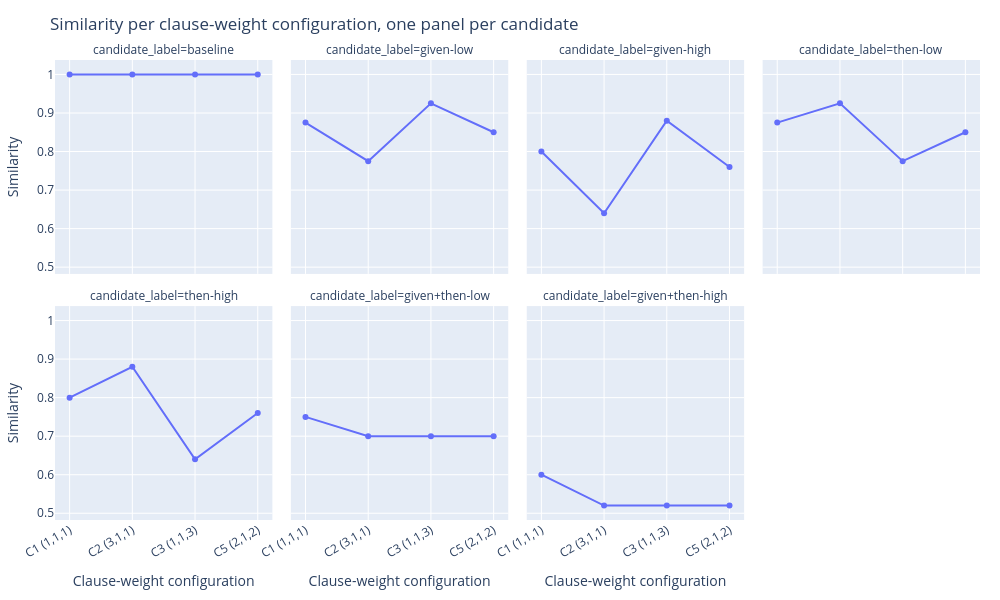

Source (notebook cell):
### Code cell
# ensure df_plot has the candidate_label and clause_regime columns
df_plot = df_w.copy()

# labels técnicos (mesmo mapeamento usado nas células anteriores)
label_map = {
    "cand_baseline":          "baseline",
    "cand_given_low":         "given-low",
    "cand_given_high":        "given-high",
    "cand_then_low":          "then-low",
    "cand_then_high":         "then-high",
    "cand_given_then_low":    "given+then-low",
    "cand_given_then_high":   "given+then-high",
    "cand_when_high":         "when-high",
}
candidate_order = [
    "baseline",
    "given-low",
    "given-high",
    "then-low",
    "then-high",
    "given+then-low",
    "given+then-high",
    "when-high",
]

df_plot["candidate_label"] = df_plot["candidate_name"].map(label_map).fillna(df_plot["candidate_name"])
df_plot["candidate_label"] = pd.Categorical(
    df_plot["candidate_label"],
    categories=candidate_order,
    ordered=True
)

# ensure clause_regime exists (same mapping as used before)
config_map = {
    (1.0, 1.0, 1.0): "C1 (1,1,1)",
    (3.0, 1.0, 1.0): "C2 (3,1,1)",
    (1.0, 1.0, 3.0): "C3 (1,1,3)",
    (1.0, 3.0, 1.0): "C4 (1,3,1)",
    (2.0, 1.0, 2.0): "C5 (2,1,2)",
}
def label_clause_config(row):
    key = (row["w_given"], row["w_when"], row["w_then"])
    return config_map.get(
        key,
        f"({row['w_given']:.1g},{row['w_when']:.1g},{row['w_then']:.1g})"
    )

df_plot["clause_regime"] = df_plot.apply(label_clause_config, axis=1)

fig = px.line(
    df_plot,
    x="clause_regime",
    y="similarity_result",
    facet_col="candidate_label",
    facet_col_wrap=4,
    markers=True,
    labels={
        "clause_regime": "Clause-weight configuration",
        "similarity_result": "Similarity"
    },
    title="Similarity per clause-weight configuration, one panel per candidate"
)

fig.update_traces(mode="lines+markers")

fig.update_layout(
    width=1000,
    height=600,
    margin=dict(l=40, r=20, t=60, b=80),
)

# gira os rótulos do eixo x em todos os facets
fig.for_each_xaxis(lambda ax: ax.update(tickangle=-30))

fig.show()

### Figure 1 — Plotly figure (JSON) as saved in the notebook; plotly's stock layout.template omitted (floating-point values rounded to 4 significant figures)
{"data": [{"hovertemplate": "candidate_label=baseline<br>Clause-weight configuration=%{x}<br>Similarity=%{y}<extra></extra>", "legendgroup": "", "line": {"color": "#636efa", "dash": "solid"}, "marker": {"symbol": "circle"}, "mode": "lines+markers", "name": "", "orientation": "v", "showlegend": false, "type": "scatter", "x": ["C1 (1,1,1)", "C2 (3,1,1)", "C3 (1,1,3)", "C5 (2,1,2)"], "xaxis": "x5", "y": [1.0, 1.0, 1.0, 1.0], "yaxis": "y5"}, {"hovertemplate": "candidate_label=given-low<br>Clause-weight configuration=%{x}<br>Similarity=%{y}<extra></extra>", "legendgroup": "", "line": {"color": "#636efa", "dash": "solid"}, "marker": {"symbol": "circle"}, "mode": "lines+markers", "name": "", "orientation": "v", "showlegend": false, "type": "scatter", "x": ["C1 (1,1,1)", "C2 (3,1,1)", "C3 (1,1,3)", "C5 (2,1,2)"], "xaxis": "x6", "y": [0.875, 0.775, 0.925, 0.85], "yaxis": "y6"}, {"hovertemplate": "candidate_label=given-high<br>Clause-weight configuration=%{x}<br>Similarity=%{y}<extra></extra>", "legendgroup": "", "line": {"color": "#636efa", "dash": "solid"}, "marker": {"symbol": "circle"}, "mode": "lines+markers", "name": "", "orientation": "v", "showlegend": false, "type": "scatter", "x": ["C1 (1,1,1)", "C2 (3,1,1)", "C3 (1,1,3)", "C5 (2,1,2)"], "xaxis": "x7", "y": [0.8, 0.64, 0.88, 0.76], "yaxis": "y7"}, {"hovertemplate": "candidate_label=then-low<br>Clause-weight configuration=%{x}<br>Similarity=%{y}<extra></extra>", "legendgroup": "", "line": {"color": "#636efa", "dash": "solid"}, "marker": {"symbol": "circle"}, "mode": "lines+markers", "name": "", "orientation": "v", "showlegend": false, "type": "scatter", "x": ["C1 (1,1,1)", "C2 (3,1,1)", "C3 (1,1,3)", "C5 (2,1,2)"], "xaxis": "x8", "y": [0.875, 0.925, 0.775, 0.85], "yaxis": "y8"}, {"hovertemplate": "candidate_label=then-high<br>Clause-weight configuration=%{x}<br>Similarity=%{y}<extra></extra>", "legendgroup": "", "line": {"color": "#636efa", "dash": "solid"}, "marker": {"symbol": "circle"}, "mode": "lines+markers", "name": "", "orientation": "v", "showlegend": false, "type": "scatter", "x": ["C1 (1,1,1)", "C2 (3,1,1)", "C3 (1,1,3)", "C5 (2,1,2)"], "xaxis": "x", "y": [0.8, 0.88, 0.64, 0.76], "yaxis": "y"}, {"hovertemplate": "candidate_label=given+then-low<br>Clause-weight configuration=%{x}<br>Similarity=%{y}<extra></extra>", "legendgroup": "", "line": {"color": "#636efa", "dash": "solid"}, "marker": {"symbol": "circle"}, "mode": "lines+markers", "name": "", "orientation": "v", "showlegend": false, "type": "scatter", "x": ["C1 (1,1,1)", "C2 (3,1,1)", "C3 (1,1,3)", "C5 (2,1,2)"], "xaxis": "x2", "y": [0.75, 0.7, 0.7, 0.7], "yaxis": "y2"}, {"hovertemplate": "candidate_label=given+then-high<br>Clause-weight configuration=%{x}<br>Similarity=%{y}<extra></extra>", "legendgroup": "", "line": {"color": "#636efa", "dash": "solid"}, "marker": {"symbol": "circle"}, "mode": "lines+markers", "name": "", "orientation": "v", "showlegend": false, "type": "scatter", "x": ["C1 (1,1,1)", "C2 (3,1,1)", "C3 (1,1,3)", "C5 (2,1,2)"], "xaxis": "x3", "y": [0.6, 0.52, 0.52, 0.52], "yaxis": "y3"}], "layout": {"annotations": [{"font": {}, "showarrow": false, "text": "candidate_label=then-high", "x": 0.1175, "xanchor": "center", "xref": "paper", "y": 0.465, "yanchor": "bottom", "yref": "paper"}, {"font": {}, "showarrow": false, "text": "candidate_label=given+then-low", "x": 0.3725, "xanchor": "center", "xref": "paper", "y": 0.465, "yanchor": "bottom", "yref": "paper"}, {"font": {}, "showarrow": false, "text": "candidate_label=given+then-high", "x": 0.6275, "xanchor": "center", "xref": "paper", "y": 0.465, "yanchor": "bottom", "yref": "paper"}, {"font": {}, "showarrow": false, "text": "candidate_label=baseline", "x": 0.1175, "xanchor": "center", "xref": "paper", "y": 1.0, "yanchor": "bottom", "yref": "paper"}, {"font": {}, "showarrow": false, "text": "candidate_label=given-low", "x": 0.3725, "xanchor": "center", "xref": "paper", "y": 1.0, "yanchor": "bottom", "yref": "paper"}, {"font": {}, "showarrow": false, "text": "candidate_label=given-high", "x": 0.6275, "xanchor": "center", "xref": "paper", "y": 1.0, "yanchor": "bottom", "yref": "paper"}, {"font": {}, "showarrow": false, "text": "candidate_label=then-low", "x": 0.8825, "xanchor": "center", "xref": "paper", "y": 1.0, "yanchor": "bottom", "yref": "paper"}], "height": 600, "legend": {"tracegroupgap": 0}, "margin": {"b": 80, "l": 40, "r": 20, "t": 60}, "title": {"text": "Similarity per clause-weight configuration, one panel per candidate"}, "width": 1000, "xaxis": {"anchor": "y", "domain": [0, 0.235], "tickangle": -30, "title": {"text": "Clause-weight configuration"}}, "xaxis2": {"anchor": "y2", "domain": [0.255, 0.49], "matches": "x", "tickangle": -30, "title": {"text": "Clause-weight configuration"}}, "xaxis3": {"anchor": "y3", "domain": [0.51, 0.745], "matches": "x", "tickangle": -30, "title": {"text": "Clause-weight configuration"}}, "xaxis4": {"anchor": "y4", "domain": [0.765, 1.0], "matches": "x", "tickangle": -30, "title": {"text": "Clause-weight configuration"}}, "xaxis5": {"anchor": "y5", "domain": [0, 0.235], "matches": "x", "showticklabels": false, "tickangle": -30}, "xaxis6": {"anchor": "y6", "domain": [0.255, 0.49], "matches": "x", "showticklabels": false, "tickangle": -30}, "xaxis7": {"anchor": "y7", "domain": [0.51, 0.745], "matches": "x", "showticklabels": false, "tickangle": -30}, "xaxis8": {"anchor": "y8", "domain": [0.765, 1.0], "matches": "x", "showticklabels": false, "tickangle": -30}, "yaxis": {"anchor": "x", "domain": [0, 0.465], "title": {"text": "Similarity"}}, "yaxis2": {"anchor": "x2", "domain": [0, 0.465], "matches": "y", "showticklabels": false}, "yaxis3": {"anchor": "x3", "domain": [0, 0.465], "matches": "y", "showticklabels": false}, "yaxis4": {"anchor": "x4", "domain": [0, 0.465], "matches": "y", "showticklabels": false}, "yaxis5": {"anchor": "x5", "domain": [0.535, 1.0], "matches": "y", "title": {"text": "Similarity"}}, "yaxis6": {"anchor": "x6", "domain": [0.535, 1.0], "matches": "y", "showticklabels": false}, "yaxis7": {"anchor": "x7", "domain": [0.535, 1.0], "matches": "y", "showticklabels": false}, "yaxis8": {"anchor": "x8", "domain": [0.535, 1.0], "matches": "y", "showticklabels": false}}}
